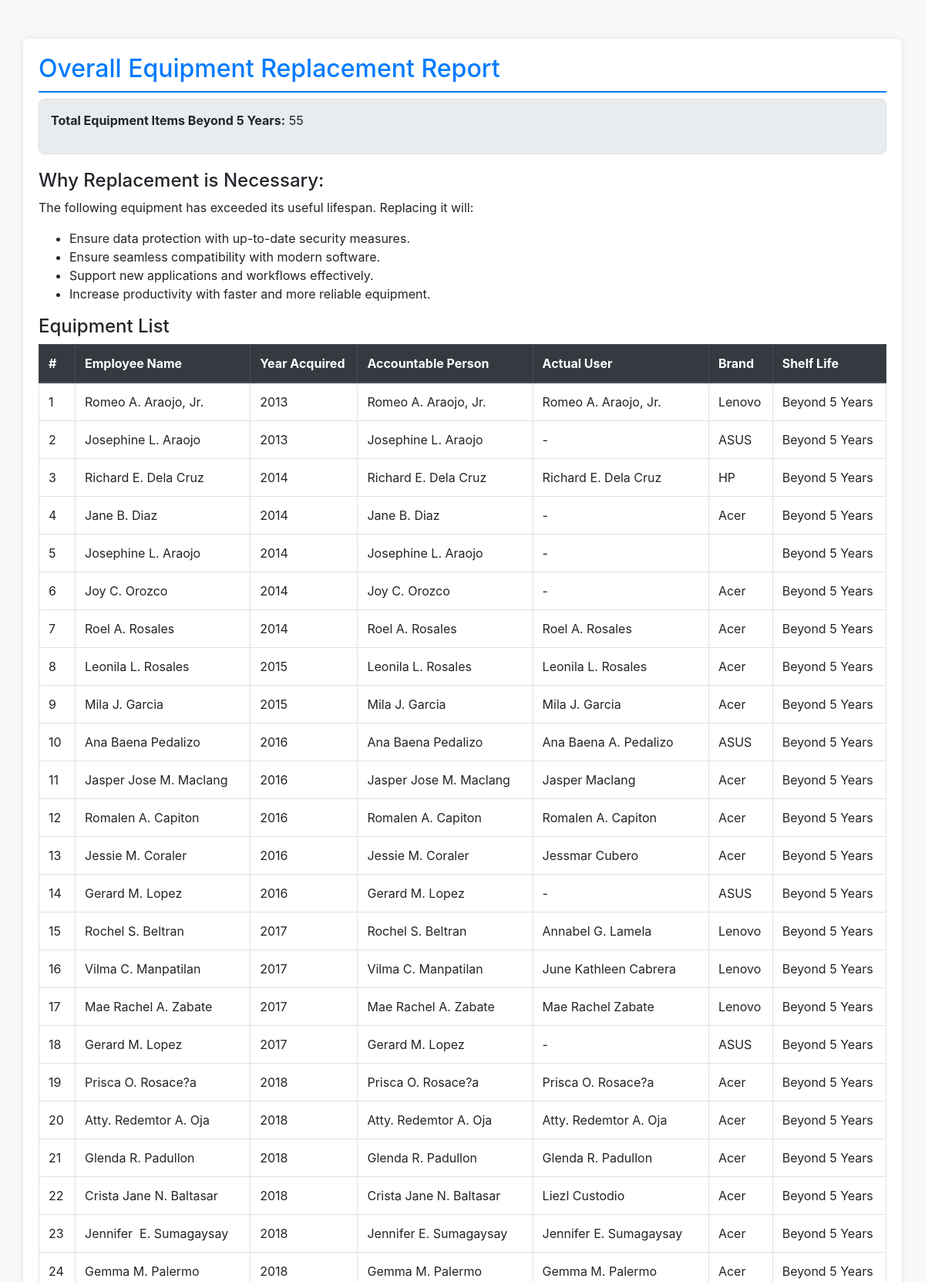
Page /replacement_report.php (upper part) on the committed database.
### tables this page shows
CREATE TABLE `inv_inventory` (
  `id` int(11) NOT NULL,
  `employeeName` text NOT NULL,
  `equipmentType` text NOT NULL,
  `computer_specs` text DEFAULT NULL,
  `yearAcquired` text NOT NULL,
  `shelfLife` text NOT NULL,
  `brand` text NOT NULL,
  `specifications` longtext NOT NULL,
  `rangeCategory` text NOT NULL,
  `softwareInstalled` text NOT NULL,
  `licensingModel` text NOT NULL,
  `softwareInstalled_2` text NOT NULL,
  `licensingModel_2` text NOT NULL,
  `serialNumber` longtext NOT NULL,
  `propertyNumber` text NOT NULL,
  `accountablePerson` text NOT NULL,
  `sex` text NOT NULL,
  `officeDivision` text NOT NULL,
  `statusOfEmployment` text NOT NULL,
  `actualUser` text NOT NULL,
  `actualUserSex` text NOT NULL,
  `actualUserStatusOfEmployment` text NOT NULL,
  `natureOfWork` text NOT NULL,
  `remarks` longtext NOT NULL,
  `office` text NOT NULL,
  `amount` int(11) NOT NULL,
  `depreciation_value` int(11) NOT NULL,
  `mark_as_done` text NOT NULL,
  `created_at` timestamp NOT NULL DEFAULT current_timestamp(),
  `updated_at` timestamp NULL DEFAULT current_timestamp() ON UPDATE current_timestamp()
);

### replacement_report.php (the view, shortened to what this page needs)
<?php
require_once 'connect.php';
function determineShelfLife($yearAcquired) {
    $currentYear = date("Y");
    return ($currentYear - (int)$yearAcquired) > 5 ? "Beyond 5 Years" : "Within 5 Years";
}
$sql = "SELECT * FROM inv_inventory WHERE equipmentType IN ('Desktop Computers', 'Laptop Computers', 'Printers')";
$sql .= " ORDER BY yearAcquired ASC";
$result = $conn->query($sql);
$beyond5YearsCount = 0;
$equipmentList = [];
if ($result->num_rows > 0) {
    while ($row = $result->fetch_assoc()) {
        $shelfLife = determineShelfLife($row['yearAcquired']);
        if ($shelfLife === "Beyond 5 Years") {
            $beyond5YearsCount++;
            $equipmentList[] = [
                'employeeName' => $row['employeeName'],
                'yearAcquired' => $row['yearAcquired'],
                'accountablePerson' => $row['accountablePerson'],
                'actualUser' => $row['actualUser'],
                'brand' => $row['brand'],
                'shelfLife' => $shelfLife
            ];
        }
    }
}
$bulletPoints = [
    "Boost efficiency and minimize delays.",
    "Ensure seamless compatibility with modern software.",
    "Enhance security by upgrading to supported operating systems.",
    "Lower maintenance costs and reduce technical issues.",
    "Improve overall system performance and reliability.",
    "Support new applications and workflows effectively.",
    "Reduce downtime caused by outdated hardware.",
    "Increase productivity with faster and more reliable equipment.",
    "Ensure data protection with up-to-date security measures."
];
shuffle($bulletPoints);
$selectedPoints = array_slice($bulletPoints, 0, 4);
?>
<!DOCTYPE html>
<html lang="en">
<head>
    <link rel="stylesheet" href="https://maxcdn.bootstrapcdn.com/bootstrap/4.5.2/css/bootstrap.min.css">
</head>
<body>
    <div class="container">
        <h2>Overall Equipment Replacement Report</h2>
        <div class="summary-box">
            <p><strong>Total Equipment Items Beyond 5 Years:</strong> <?php echo $beyond5YearsCount; ?></p>
        </div>
        <?php if ($beyond5YearsCount > 0): ?>
            <h4>Why Replacement is Necessary:</h4>
            <p>The following equipment has exceeded its useful lifespan. Replacing it will:</p>
            <ul>
                <?php foreach ($selectedPoints as $point): ?>
                    <li><?php echo htmlspecialchars($point); ?></li>
                <?php endforeach; ?>
            </ul>
            <h4>Equipment List</h4>
            <table class="table table-bordered table-hover">
                <thead class="thead-dark">
                    <tr>
                        <th>#</th>
                        <th>Employee Name</th>
                        <th>Year Acquired</th>
                        <th>Accountable Person</th>
                        <th>Actual User</th>
                        <th>Brand</th>
                        <th>Shelf Life</th>
                    </tr>
                </thead>
                <tbody>
                    <?php foreach ($equipmentList as $index => $item): ?>
                        <tr>
                            <td><?php echo $index + 1; ?></td>
                            <td><?php echo htmlspecialchars($item['employeeName']); ?></td>
                            <td><?php echo htmlspecialchars($item['yearAcquired']); ?></td>
                            <td><?php echo !empty($item['accountablePerson']) ? htmlspecialchars($item['accountablePerson']) : '-'; ?></td>
                            <td><?php echo !empty($item['actualUser']) ? htmlspecialchars($item['actualUser']) : '-'; ?></td>
                            <td><?php echo htmlspecialchars($item['brand']); ?></td>
                            <td><?php echo htmlspecialchars($item['shelfLife']); ?></td>
                        </tr>
                    <?php endforeach; ?>
                </tbody>
            </table>
        <?php else: ?>
            <p>No equipment found that needs replacement.</p>
        <?php endif; ?>
    </div>
</body>
</html>

### replacement_report.php (style rules this page uses)
body { background-color: #f8f9fa; }
.container { margin-top: 50px; background-color: #fff; padding: 20px; border-radius: 8px; box-shadow: 0 0 10px rgba(0, 0, 0, 0.1); }
h2 { border-bottom: 2px solid #007bff; padding-bottom: 10px; color: #007bff; }
.summary-box { margin-bottom: 20px; padding: 15px; border: 1px solid #ddd; border-radius: 8px; background-color: #e9ecef; }

### rows in the picture
inv_inventory: employeeName "Romeo A. Araojo, Jr.", yearAcquired "2013", accountablePerson "Romeo A. Araojo, Jr.", actualUser "Romeo A. Araojo, Jr.", brand "Lenovo", shelfLife "Beyond 5 Years"
inv_inventory: employeeName "Josephine L. Araojo", yearAcquired "2013", accountablePerson "Josephine L. Araojo", brand "ASUS", shelfLife "Beyond 5 Years"
inv_inventory: employeeName "Richard E. Dela Cruz", yearAcquired "2014", accountablePerson "Richard E. Dela Cruz", actualUser "Richard E. Dela Cruz", brand "HP", shelfLife "Beyond 5 Years"
inv_inventory: employeeName "Jane B. Diaz", yearAcquired "2014", accountablePerson "Jane B. Diaz", brand "Acer", shelfLife "Beyond 5 Years"
inv_inventory: employeeName "Josephine L. Araojo", yearAcquired "2014", accountablePerson "Josephine L. Araojo", shelfLife "Beyond 5 Years"
inv_inventory: employeeName "Joy C. Orozco", yearAcquired "2014", accountablePerson "Joy C. Orozco", brand "Acer", shelfLife "Beyond 5 Years"
inv_inventory: employeeName "Roel A. Rosales", yearAcquired "2014", accountablePerson "Roel A. Rosales", actualUser "Roel A. Rosales", brand "Acer", shelfLife "Beyond 5 Years"
inv_inventory: employeeName "Leonila L. Rosales", yearAcquired "2015", accountablePerson "Leonila L. Rosales", actualUser "Leonila L. Rosales", brand "Acer", shelfLife "Beyond 5 Years"
inv_inventory: employeeName "Mila J. Garcia", yearAcquired "2015", accountablePerson "Mila J. Garcia", actualUser "Mila J. Garcia", brand "Acer", shelfLife "Beyond 5 Years"
inv_inventory: employeeName "Ana Baena Pedalizo", yearAcquired "2016", accountablePerson "Ana Baena Pedalizo", actualUser "Ana Baena A. Pedalizo", brand "ASUS", shelfLife "Beyond 5 Years"
inv_inventory: employeeName "Jasper Jose M. Maclang", yearAcquired "2016", accountablePerson "Jasper Jose M. Maclang", actualUser "Jasper Maclang", brand "Acer", shelfLife "Beyond 5 Years"
inv_inventory: employeeName "Romalen A. Capiton", yearAcquired "2016", accountablePerson "Romalen A. Capiton", actualUser "Romalen A. Capiton", brand "Acer", shelfLife "Beyond 5 Years"
inv_inventory: employeeName "Jessie M. Coraler", yearAcquired "2016", accountablePerson "Jessie M. Coraler", actualUser "Jessmar Cubero", brand "Acer", shelfLife "Beyond 5 Years"
inv_inventory: employeeName "Gerard M. Lopez", yearAcquired "2016", accountablePerson "Gerard M. Lopez", brand "ASUS", shelfLife "Beyond 5 Years"
inv_inventory: employeeName "Rochel S. Beltran", yearAcquired "2017", accountablePerson "Rochel S. Beltran", actualUser "Annabel G. Lamela", brand "Lenovo", shelfLife "Beyond 5 Years"
inv_inventory: employeeName "Vilma C. Manpatilan", yearAcquired "2017", accountablePerson "Vilma C. Manpatilan", actualUser "June Kathleen Cabrera", brand "Lenovo", shelfLife "Beyond 5 Years"
inv_inventory: employeeName "Mae Rachel A. Zabate", yearAcquired "2017", accountablePerson "Mae Rachel A. Zabate", actualUser "Mae Rachel Zabate", brand "Lenovo", shelfLife "Beyond 5 Years"
inv_inventory: employeeName "Gerard M. Lopez", yearAcquired "2017", accountablePerson "Gerard M. Lopez", brand "ASUS", shelfLife "Beyond 5 Years"
inv_inventory: employeeName "Prisca O. Rosace?a", yearAcquired "2018", accountablePerson "Prisca O. Rosace?a", actualUser "Prisca O. Rosace?a", brand "Acer", shelfLife "Beyond 5 Years"
inv_inventory: employeeName "Atty. Redemtor A. Oja", yearAcquired "2018", accountablePerson "Atty. Redemtor A. Oja", actualUser "Atty. Redemtor A. Oja", brand "Acer", shelfLife "Beyond 5 Years"
inv_inventory: employeeName "Glenda R. Padullon", yearAcquired "2018", accountablePerson "Glenda R. Padullon", actualUser "Glenda R. Padullon", brand "Acer", shelfLife "Beyond 5 Years"
inv_inventory: employeeName "Crista Jane N. Baltasar", yearAcquired "2018", accountablePerson "Crista Jane N. Baltasar", actualUser "Liezl Custodio", brand "Acer", shelfLife "Beyond 5 Years"
inv_inventory: employeeName "Jennifer E. Sumagaysay", yearAcquired "2018", accountablePerson "Jennifer E. Sumagaysay", actualUser "Jennifer E. Sumagaysay", brand "Acer", shelfLife "Beyond 5 Years"
inv_inventory: employeeName "Gemma M. Palermo", yearAcquired "2018", accountablePerson "Gemma M. Palermo", actualUser "Gemma M. Palermo", brand "Acer", shelfLife "Beyond 5 Years"

### other values in the picture
$beyond5YearsCount "55"
$point "Ensure data protection with up-to-date security measures."
$point "Ensure seamless compatibility with modern software."
$point "Support new applications and workflows effectively."
$point "Increase productivity with faster and more reliable equipment."
